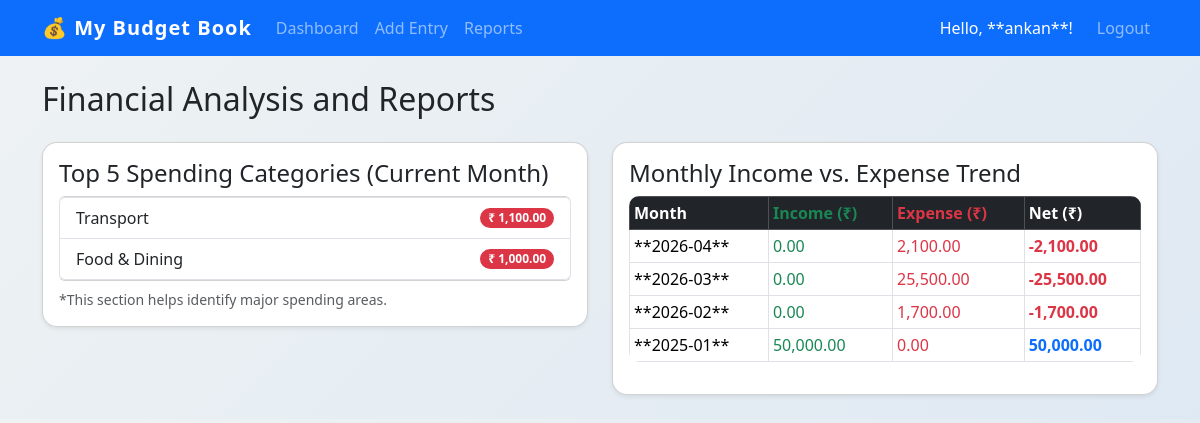
Page /report (signed in) on the committed database.
### tables this page shows
CREATE TABLE users (
    id INTEGER PRIMARY KEY AUTOINCREMENT,
    username TEXT UNIQUE NOT NULL,
    password TEXT NOT NULL
);

CREATE TABLE transactions (
    id INTEGER PRIMARY KEY AUTOINCREMENT,
    user_id INTEGER NOT NULL,
    date TEXT NOT NULL,
    amount REAL NOT NULL,
    type TEXT NOT NULL, 
    category TEXT NOT NULL,
    description TEXT,
    FOREIGN KEY (user_id) REFERENCES users (id)
);

### app.py (the view)
@app.route('/report')
@login_required
def report():
    user_id = g.user['id']
    db = get_db()
    try:
        monthly_data = db.execute("""
            SELECT
                strftime('%Y-%m', date) AS month_year,
                SUM(CASE WHEN type = 'Income' THEN amount ELSE 0 END) AS total_income,
                SUM(CASE WHEN type = 'Expense' THEN amount ELSE 0 END) AS total_expense
            FROM transactions
            WHERE user_id = ?
            GROUP BY month_year
            ORDER BY month_year DESC
        """, (user_id,)).fetchall()
        current_month = datetime.now().strftime('%Y-%m')
        category_spending = db.execute("""
            SELECT
                category,
                SUM(amount) AS total_spent
            FROM transactions
            WHERE user_id = ? AND type = 'Expense' AND strftime('%Y-%m', date) = ?
            GROUP BY category
            ORDER BY total_spent DESC
            LIMIT 5
        """, (user_id, current_month)).fetchall()
    except sqlite3.OperationalError:
        monthly_data = []
        category_spending = []
    return render_template('report.html', monthly_data=monthly_data, category_spending=category_spending)

### app.py (called while the page is built)
def get_db():
    db = getattr(g, '_database', None)
    if db is None:
        db = g._database = sqlite3.connect(
            DATABASE,
            detect_types=sqlite3.PARSE_DECLTYPES
        )
        db.row_factory = sqlite3.Row
    return db

@app.teardown_appcontext
def close_connection(exception):
    db = getattr(g, '_database', None)
    if db is not None:
        db.close()

@app.before_request
def load_logged_in_user():
    user_id = session.get('user_id')
    if user_id is None:
        g.user = None
    else:
        try:
            g.user = get_db().execute(
                'SELECT * FROM users WHERE id = ?', (user_id,)
            ).fetchone()
        except sqlite3.OperationalError:
            g.user = None

def login_required(view):
    from functools import wraps
    @wraps(view)
    def wrapped_view(*args, **kwargs):
        if g.user is None:
            flash('Please log in to view this page.', 'warning')
            return redirect(url_for('login'))
        return view(*args, **kwargs)
    return wrapped_view

### templates/report.html
{% extends 'layout.html' %}
{% block content %}
<h2 class="mb-4">Financial Analysis and Reports</h2>
<div class="row">
    <div class="col-md-6 mb-4">
        <div class="card shadow-sm p-3">
            <h4 class="card-title">Top 5 Spending Categories (Current Month)</h4>
            <div class="list-group">
                {% for item in category_spending %}
                <li class="list-group-item d-flex justify-content-between align-items-center">
                    {{ item.category }}
                    <span class="badge bg-danger rounded-pill">₹ {{ "{:,.2f}".format(item.total_spent) }}</span>
                </li>
                {% else %}
                <li class="list-group-item text-muted">No expenses logged this month to analyze.</li>
                {% endfor %}
            </div>
            <small class="mt-2 text-muted">*This section helps identify major spending areas.</small>
        </div>
    </div>
    <div class="col-md-6 mb-4">
        <div class="card shadow-sm p-3">
            <h4 class="card-title">Monthly Income vs. Expense Trend</h4>
            <div class="table-responsive">
                <table class="table table-bordered table-sm">
                    <thead class="table-dark">
                        <tr>
                            <th>Month</th>
                            <th class="text-success">Income (₹)</th>
                            <th class="text-danger">Expense (₹)</th>
                            <th>Net (₹)</th>
                        </tr>
                    </thead>
                    <tbody>
                        {% for month in monthly_data %}
                        <tr>
                            <td>**{{ month.month_year }}**</td>
                            <td class="text-success">{{ "{:,.2f}".format(month.total_income) }}</td>
                            <td class="text-danger">{{ "{:,.2f}".format(month.total_expense) }}</td>
                            <td class="fw-bold {% if (month.total_income - month.total_expense) >= 0 %}text-primary{% else %}text-danger{% endif %}">
                                {{ "{:,.2f}".format(month.total_income - month.total_expense) }}
                            </td>
                        </tr>
                        {% else %}
                        <tr>
                            <td colspan="4" class="text-center text-muted">No data yet to generate a trend report.</td>
                        </tr>
                        {% endfor %}
                    </tbody>
                </table>
            </div>
        </div>
    </div>
</div>
{% endblock %}

### templates/layout.html (shortened to what this page needs)
<!doctype html>
<html lang="en">
<head>
    <link href="https://cdn.jsdelivr.net/npm/bootstrap@5.3.3/dist/css/bootstrap.min.css" rel="stylesheet">
    <link rel="stylesheet" href="{{ url_for('static', filename='css/style.css') }}">
</head>
<body>
    <nav class="navbar navbar-expand-lg navbar-dark bg-primary sticky-top">
        <div class="container">
            <a class="navbar-brand" href="{{ url_for('dashboard') }}">💰 My Budget Book</a>
            <div class="collapse navbar-collapse" id="navbarNav">
                <ul class="navbar-nav me-auto">
                    {% if g.user %}
                    <li class="nav-item">
                        <a class="nav-link" href="{{ url_for('dashboard') }}">Dashboard</a>
                    </li>
                    <li class="nav-item">
                        <a class="nav-link" href="{{ url_for('add_transaction') }}">Add Entry</a>
                    </li>
                    <li class="nav-item">
                        <a class="nav-link" href="{{ url_for('report') }}">Reports</a>
                    </li>
                    {% endif %}
                </ul>
                <ul class="navbar-nav">
                    {% if g.user %}
                    <li class="nav-item">
                        <span class="nav-link text-white">Hello, **{{ g.user.username }}**!</span>
                    </li>
                    <li class="nav-item">
                        <a class="nav-link btn btn-sm btn-outline-light ms-2" href="{{ url_for('logout') }}">Logout</a>
                    </li>
                    {% endif %}
                </ul>
            </div>
        </div>
    </nav>
    <div class="container mt-4">
        {% block content %}{% endblock %}
    </div>
</body>
</html>

### static/css/style.css (style rules this page uses)
body { background: linear-gradient(135deg, #eef2f3, #dfe9f3); font-family: 'Segoe UI', Tahoma, Geneva, Verdana, sans-serif; }
.card { border-radius: 15px; transition: transform 0.2s ease, box-shadow 0.2s ease; }
.btn { border-radius: 10px; transition: all 0.2s ease; }
.table { border-radius: 10px; overflow: hidden; }
.navbar-brand { font-weight: bold; letter-spacing: 1px; }

### rows in the picture
users: user.username "ankan"
transactions: category "Transport", total_spent "1,100.00"
transactions: category "Food & Dining", total_spent "1,000.00"

### other values in the picture
{{ month.month_year }} "2026-04" "2026-03" "2026-02" "2025-01"
{{ "{:,.2f}".format(month.total_income) }} "0.00" "0.00" "0.00" "50,000.00"
{{ "{:,.2f}".format(month.total_expense) }} "2,100.00" "25,500.00" "1,700.00" "0.00"
{{ "{:,.2f}".format(month.total_income - month.total_expense) }} "-2,100.00" "-25,500.00" "-1,700.00" "50,000.00"
